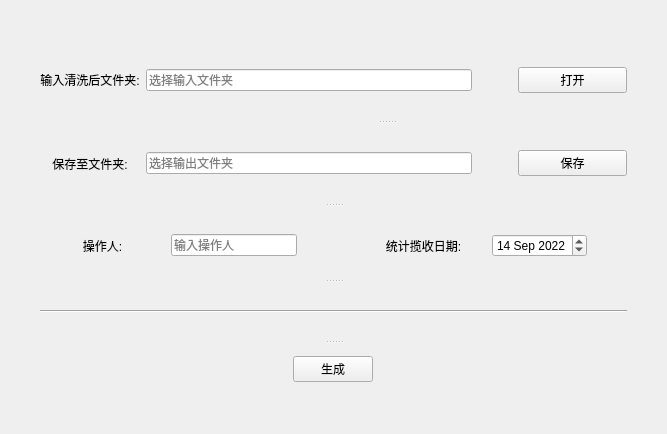
<?xml version="1.0" encoding="UTF-8"?>
<ui version="4.0">
 <class>Form</class>
 <widget class="QWidget" name="Form">
  <property name="enabled">
   <bool>true</bool>
  </property>
  <property name="geometry">
   <rect>
    <x>0</x>
    <y>0</y>
    <width>667</width>
    <height>434</height>
   </rect>
  </property>
  <property name="sizePolicy">
   <sizepolicy hsizetype="Preferred" vsizetype="Preferred">
    <horstretch>0</horstretch>
    <verstretch>0</verstretch>
   </sizepolicy>
  </property>
  <property name="minimumSize">
   <size>
    <width>667</width>
    <height>434</height>
   </size>
  </property>
  <property name="maximumSize">
   <size>
    <width>2200</width>
    <height>1350</height>
   </size>
  </property>
  <property name="acceptDrops">
   <bool>false</bool>
  </property>
  <property name="windowTitle">
   <string>订单状态表</string>
  </property>
  <property name="layoutDirection">
   <enum>Qt::LeftToRight</enum>
  </property>
  <layout class="QHBoxLayout" name="horizontalLayout_7">
   <property name="leftMargin">
    <number>40</number>
   </property>
   <property name="topMargin">
    <number>40</number>
   </property>
   <property name="rightMargin">
    <number>40</number>
   </property>
   <property name="bottomMargin">
    <number>40</number>
   </property>
   <item>
    <widget class="QSplitter" name="splitter_3">
     <property name="orientation">
      <enum>Qt::Vertical</enum>
     </property>
     <widget class="QWidget" name="layoutWidget">
      <layout class="QHBoxLayout" name="horizontalLayout_6">
       <property name="leftMargin">
        <number>0</number>
       </property>
       <property name="rightMargin">
        <number>0</number>
       </property>
       <item>
        <layout class="QVBoxLayout" name="verticalLayout">
         <property name="spacing">
          <number>6</number>
         </property>
         <property name="rightMargin">
          <number>0</number>
         </property>
         <item>
          <widget class="QLabel" name="label_3">
           <property name="sizePolicy">
            <sizepolicy hsizetype="Preferred" vsizetype="Preferred">
             <horstretch>0</horstretch>
             <verstretch>1</verstretch>
            </sizepolicy>
           </property>
           <property name="text">
            <string>输入清洗后文件夹:</string>
           </property>
           <property name="alignment">
            <set>Qt::AlignCenter</set>
           </property>
          </widget>
         </item>
         <item>
          <widget class="QLabel" name="label_2">
           <property name="sizePolicy">
            <sizepolicy hsizetype="Preferred" vsizetype="Preferred">
             <horstretch>0</horstretch>
             <verstretch>1</verstretch>
            </sizepolicy>
           </property>
           <property name="text">
            <string>保存至文件夹:</string>
           </property>
           <property name="alignment">
            <set>Qt::AlignCenter</set>
           </property>
          </widget>
         </item>
        </layout>
       </item>
       <item>
        <widget class="QSplitter" name="splitter">
         <property name="sizePolicy">
          <sizepolicy hsizetype="Preferred" vsizetype="Expanding">
           <horstretch>2</horstretch>
           <verstretch>0</verstretch>
          </sizepolicy>
         </property>
         <property name="orientation">
          <enum>Qt::Vertical</enum>
         </property>
         <widget class="QWidget" name="layoutWidget">
          <layout class="QHBoxLayout" name="horizontalLayout_3" stretch="0,0,0">
           <property name="topMargin">
            <number>0</number>
           </property>
           <property name="bottomMargin">
            <number>0</number>
           </property>
           <item>
            <widget class="QLineEdit" name="InputFile">
             <property name="sizePolicy">
              <sizepolicy hsizetype="Expanding" vsizetype="Fixed">
               <horstretch>3</horstretch>
               <verstretch>1</verstretch>
              </sizepolicy>
             </property>
             <property name="readOnly">
              <bool>true</bool>
             </property>
             <property name="placeholderText">
              <string>选择输入文件夹</string>
             </property>
            </widget>
           </item>
           <item>
            <spacer name="horizontalSpacer_4">
             <property name="orientation">
              <enum>Qt::Horizontal</enum>
             </property>
             <property name="sizeHint" stdset="0">
              <size>
               <width>40</width>
               <height>20</height>
              </size>
             </property>
            </spacer>
           </item>
           <item>
            <widget class="QPushButton" name="InputButton">
             <property name="sizePolicy">
              <sizepolicy hsizetype="Minimum" vsizetype="Fixed">
               <horstretch>1</horstretch>
               <verstretch>0</verstretch>
              </sizepolicy>
             </property>
             <property name="text">
              <string>打开</string>
             </property>
            </widget>
           </item>
          </layout>
         </widget>
         <widget class="QWidget" name="layoutWidget">
          <layout class="QHBoxLayout" name="horizontalLayout_2" stretch="0,0,0">
           <property name="topMargin">
            <number>0</number>
           </property>
           <property name="bottomMargin">
            <number>0</number>
           </property>
           <item>
            <widget class="QLineEdit" name="OutputDir">
             <property name="sizePolicy">
              <sizepolicy hsizetype="Expanding" vsizetype="Fixed">
               <horstretch>3</horstretch>
               <verstretch>1</verstretch>
              </sizepolicy>
             </property>
             <property name="readOnly">
              <bool>true</bool>
             </property>
             <property name="placeholderText">
              <string>选择输出文件夹</string>
             </property>
            </widget>
           </item>
           <item>
            <spacer name="horizontalSpacer_3">
             <property name="orientation">
              <enum>Qt::Horizontal</enum>
             </property>
             <property name="sizeHint" stdset="0">
              <size>
               <width>40</width>
               <height>20</height>
              </size>
             </property>
            </spacer>
           </item>
           <item>
            <widget class="QPushButton" name="OutputButton">
             <property name="sizePolicy">
              <sizepolicy hsizetype="Minimum" vsizetype="Fixed">
               <horstretch>1</horstretch>
               <verstretch>0</verstretch>
              </sizepolicy>
             </property>
             <property name="text">
              <string>保存</string>
             </property>
            </widget>
           </item>
          </layout>
         </widget>
        </widget>
       </item>
      </layout>
     </widget>
     <widget class="QSplitter" name="splitter_2">
      <property name="orientation">
       <enum>Qt::Vertical</enum>
      </property>
      <widget class="QWidget" name="layoutWidget">
       <layout class="QHBoxLayout" name="horizontalLayout_4">
        <property name="topMargin">
         <number>10</number>
        </property>
        <property name="bottomMargin">
         <number>5</number>
        </property>
        <item>
         <widget class="QLabel" name="label_4">
          <property name="sizePolicy">
           <sizepolicy hsizetype="Preferred" vsizetype="Preferred">
            <horstretch>1</horstretch>
            <verstretch>0</verstretch>
           </sizepolicy>
          </property>
          <property name="text">
           <string>操作人:</string>
          </property>
          <property name="alignment">
           <set>Qt::AlignCenter</set>
          </property>
         </widget>
        </item>
        <item>
         <widget class="QLineEdit" name="User">
          <property name="sizePolicy">
           <sizepolicy hsizetype="Expanding" vsizetype="Fixed">
            <horstretch>1</horstretch>
            <verstretch>0</verstretch>
           </sizepolicy>
          </property>
          <property name="placeholderText">
           <string>输入操作人</string>
          </property>
         </widget>
        </item>
        <item>
         <spacer name="horizontalSpacer_5">
          <property name="orientation">
           <enum>Qt::Horizontal</enum>
          </property>
          <property name="sizeHint" stdset="0">
           <size>
            <width>58</width>
            <height>20</height>
           </size>
          </property>
         </spacer>
        </item>
        <item>
         <widget class="QLabel" name="label_5">
          <property name="sizePolicy">
           <sizepolicy hsizetype="Preferred" vsizetype="Preferred">
            <horstretch>1</horstretch>
            <verstretch>0</verstretch>
           </sizepolicy>
          </property>
          <property name="text">
           <string>统计揽收日期:</string>
          </property>
          <property name="alignment">
           <set>Qt::AlignCenter</set>
          </property>
         </widget>
        </item>
        <item>
         <widget class="QDateEdit" name="dateEdit">
          <property name="sizePolicy">
           <sizepolicy hsizetype="Fixed" vsizetype="Fixed">
            <horstretch>1</horstretch>
            <verstretch>0</verstretch>
           </sizepolicy>
          </property>
          <property name="dateTime">
           <datetime>
            <hour>0</hour>
            <minute>0</minute>
            <second>0</second>
            <year>2022</year>
            <month>9</month>
            <day>14</day>
           </datetime>
          </property>
          <property name="maximumDateTime">
           <datetime>
            <hour>23</hour>
            <minute>59</minute>
            <second>59</second>
            <year>2025</year>
            <month>12</month>
            <day>31</day>
           </datetime>
          </property>
          <property name="minimumDateTime">
           <datetime>
            <hour>0</hour>
            <minute>0</minute>
            <second>0</second>
            <year>2022</year>
            <month>1</month>
            <day>1</day>
           </datetime>
          </property>
         </widget>
        </item>
        <item>
         <spacer name="horizontalSpacer">
          <property name="orientation">
           <enum>Qt::Horizontal</enum>
          </property>
          <property name="sizeHint" stdset="0">
           <size>
            <width>40</width>
            <height>20</height>
           </size>
          </property>
         </spacer>
        </item>
       </layout>
      </widget>
      <widget class="Line" name="line">
       <property name="orientation">
        <enum>Qt::Horizontal</enum>
       </property>
      </widget>
      <widget class="QWidget" name="horizontalLayoutWidget">
       <layout class="QHBoxLayout" name="horizontalLayout_5">
        <property name="topMargin">
         <number>0</number>
        </property>
        <property name="bottomMargin">
         <number>0</number>
        </property>
        <item>
         <widget class="QPushButton" name="RunButton">
          <property name="sizePolicy">
           <sizepolicy hsizetype="Fixed" vsizetype="Fixed">
            <horstretch>0</horstretch>
            <verstretch>0</verstretch>
           </sizepolicy>
          </property>
          <property name="text">
           <string>生成</string>
          </property>
         </widget>
        </item>
       </layout>
      </widget>
     </widget>
    </widget>
   </item>
  </layout>
 </widget>
 <resources/>
 <connections/>
</ui>
